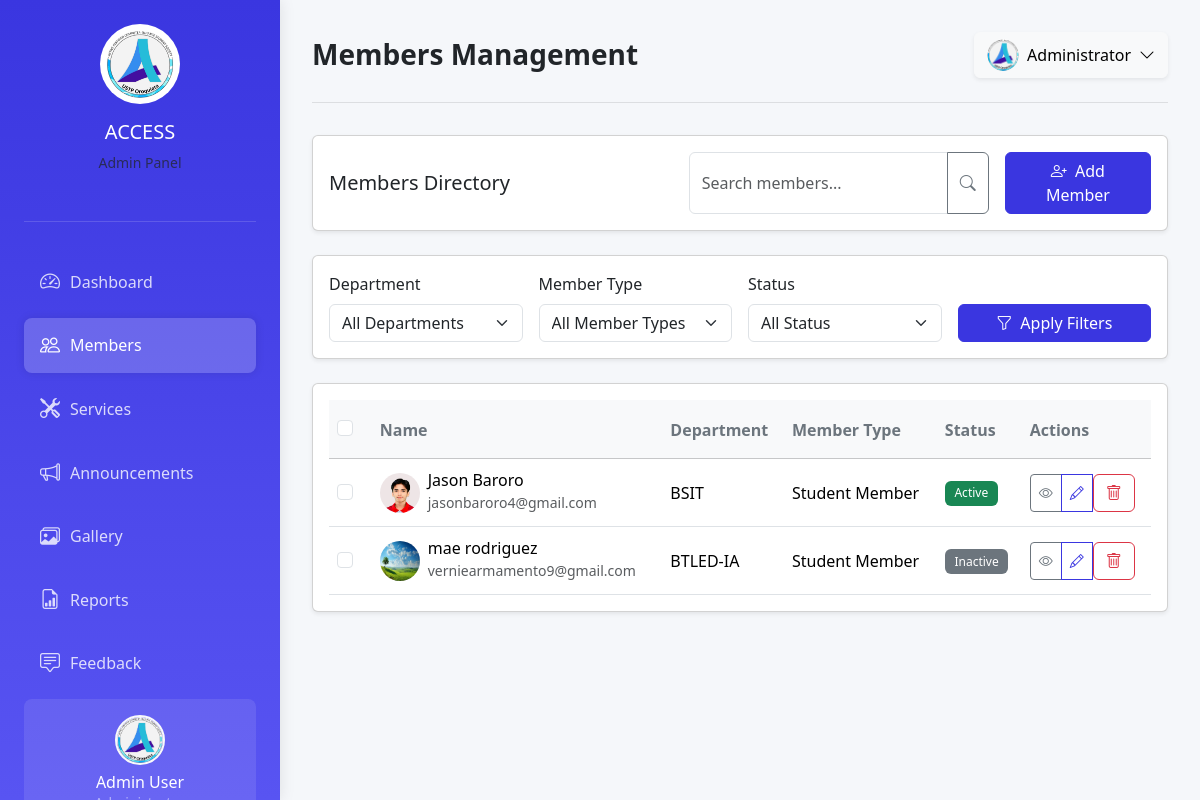
Page /mae-admin-part/members.php (signed in) on the committed database.
### tables this page shows
CREATE TABLE `members` (
  `id` int(11) NOT NULL,
  `name` varchar(255) NOT NULL,
  `email` varchar(255) NOT NULL,
  `department` varchar(50) NOT NULL,
  `member_type` varchar(50) NOT NULL,
  `status` varchar(20) NOT NULL DEFAULT 'Active',
  `profile_image` varchar(255) DEFAULT NULL,
  `created_at` timestamp NOT NULL DEFAULT current_timestamp(),
  `updated_at` timestamp NOT NULL DEFAULT current_timestamp() ON UPDATE current_timestamp()
);

### mae-admin-part/members.php (the view, shortened to what this page needs)
<?php
require_once 'config.php';
$where_conditions = [];
$params = [];
$where_clause = !empty($where_conditions) ? "WHERE " . implode(" AND ", $where_conditions) : "";
try {
    $stmt = $pdo->prepare("SELECT * FROM members $where_clause ORDER BY name ASC");
    $stmt->execute($params);
    $members = $stmt->fetchAll();
} catch(PDOException $e) {
    $_SESSION['error'] = "Error fetching members: " . $e->getMessage();
    $members = [];
}
?>
<!DOCTYPE html>
<html lang="en">
<head>
  <link href="https://cdn.jsdelivr.net/npm/bootstrap@5.3.2/dist/css/bootstrap.min.css" rel="stylesheet">
  <link rel="stylesheet" href="https://cdn.jsdelivr.net/npm/bootstrap-icons@1.11.1/font/bootstrap-icons.css">
  <link rel="stylesheet" href="styles.css">
</head>
<body>
  <aside class="sidebar">
    <div class="logo-container">
      <img src="ACCESS.jpg" alt="ACCESS Organization Logo" class="logo">
      <h5 class="mt-3 text-white">ACCESS</h5>
      <p class="text-muted small">Admin Panel</p>
    </div>
    <nav class="nav flex-column mb-auto">
      <a href="index.php" class="nav-link">
        <i class="bi bi-speedometer2"></i> <span>Dashboard</span>
      </a>
      <a href="members.php" class="nav-link active">
        <i class="bi bi-people"></i> <span>Members</span>
      </a>
      <a href="services.php" class="nav-link ">
        <i class="bi bi-tools"></i> <span>Services</span>
      </a>
      <a href="announcements.php" class="nav-link">
        <i class="bi bi-megaphone"></i> <span>Announcements</span>
      </a>
      <a href="gallery.php" class="nav-link">
        <i class="bi bi-images"></i> <span>Gallery</span>
      </a>
      <a href="reports.php" class="nav-link">
        <i class="bi bi-file-earmark-bar-graph"></i> <span>Reports</span>
      </a>
      <a href="feedback.php" class="nav-link">
        <i class="bi bi-chat-square-text"></i> <span>Feedback</span>
      </a>
    </nav>
    <div class="user-container">
      <img src="ACCESS.jpg" alt="Admin User" class="user-image">
      <h6 class="mb-0 text-white">Admin User</h6>
      <small class="text-white-50">Administrator</small>
    </div>
  </aside>
  <main class="main-content">
    <header class="page-header d-flex justify-content-between align-items-center">
      <h1 class="h3 mb-0">Members Management</h1>
      <div class="dropdown">
                <button class="btn btn-light d-flex align-items-center shadow-sm" type="button" data-bs-toggle="dropdown" aria-expanded="false">
                    <img src="ACCESS.jpg" alt="Admin" class="rounded-circle me-2" width="32" height="32">
                    <span>Administrator</span>
                    <i class="bi bi-chevron-down ms-2"></i>
                </button>
            </div>
    </header>
    <div class="container-fluid px-0">
      <div class="row mb-4">
        <div class="col-12">
          <div class="card shadow-sm">
            <div class="card-body d-flex justify-content-between align-items-center">
              <h5 class="card-title mb-0">Members Directory</h5>
              <div class="d-flex">
                <form class="input-group me-3" style="max-width: 300px;" method="GET">
                  <input type="text" class="form-control" name="search" placeholder="Search members...">
                  <button class="btn btn-outline-secondary" type="submit">
                    <i class="bi bi-search"></i>
                  </button>
                </form>
                <button class="btn btn-primary" data-bs-toggle="modal" data-bs-target="#addMemberModal">
                  <i class="bi bi-person-plus me-1"></i> Add Member
                </button>
              </div>
            </div>
          </div>
        </div>
      </div>
      <div class="row mb-4">
        <div class="col-12">
          <div class="card shadow-sm">
            <div class="card-body">
              <form method="GET" class="row g-3">
                <div class="col-md-3">
                  <label for="department" class="form-label">Department</label>
                  <select class="form-select" id="department" name="department">
                    <option value="">All Departments</option>
                  </select>
                </div>
                <div class="col-md-3">
                  <label for="memberType" class="form-label">Member Type</label>
                  <select class="form-select" id="memberType" name="memberType">
                    <option value="">All Member Types</option>
                  </select>
                </div>
                <div class="col-md-3">
                  <label for="status" class="form-label">Status</label>
                  <select class="form-select" id="status" name="status">
                    <option value="">All Status</option>
                  </select>
                </div>
                <div class="col-md-3 d-flex align-items-end">
                  <button type="submit" class="btn btn-primary w-100">
                    <i class="bi bi-funnel me-1"></i> Apply Filters
                  </button>
                </div>
              </form>
            </div>
          </div>
        </div>
      </div>
      <div class="row">
        <div class="col-12">
          <div class="card shadow-sm">
            <div class="card-body">
              <div class="table-responsive">
                <table class="table table-hover align-middle">
                  <thead class="table-light">
                    <tr>
                      <th scope="col">
                        <div class="form-check">
                          <input class="form-check-input" type="checkbox" id="selectAll">
                        </div>
                      </th>
                      <th scope="col">Name</th>
                      <th scope="col">Department</th>
                      <th scope="col">Member Type</th>
                      <th scope="col">Status</th>
                      <th scope="col">Actions</th>
                    </tr>
                  </thead>
                  <tbody>
                    <?php foreach ($members as $member): ?>
                    <tr>
                      <td>
                        <div class="form-check">
                          <input class="form-check-input" type="checkbox" value="<?php echo $member['id']; ?>">
                        </div>
                      </td>
                      <td>
                        <div class="d-flex align-items-center">
                          <img src="<?php echo !empty($member['profile_image']) ? $member['profile_image'] : 'ACCESS.jpg'; ?>"
                               alt="<?php echo htmlspecialchars($member['name']); ?>"
                               class="rounded-circle me-2" width="40" height="40">
                          <div>
                            <h6 class="mb-0"><?php echo htmlspecialchars($member['name']); ?></h6>
                            <small class="text-muted"><?php echo htmlspecialchars($member['email']); ?></small>
                          </div>
                        </div>
                      </td>
                      <td><?php echo htmlspecialchars($member['department']); ?></td>
                      <td><?php echo htmlspecialchars($member['member_type']); ?></td>
                      <td>
                        <span class="badge bg-<?php
                          echo match($member['status']) {
                            'Active' => 'success',
                            'Inactive' => 'secondary',
                            'Pending' => 'warning',
                            'Suspended' => 'danger',
                            default => 'secondary'
                          };
                        ?>">
                          <?php echo htmlspecialchars($member['status']); ?>
                        </span>
                      </td>
                      <td>
                        <div class="btn-group btn-group-sm">
                          <button class="btn btn-outline-secondary" title="View Details"
                                  onclick="viewMember(<?php echo $member['id']; ?>)">
                            <i class="bi bi-eye"></i>
                          </button>
                          <button class="btn btn-outline-primary" title="Edit Member"
                                  onclick="editMember(<?php echo $member['id']; ?>)">
                            <i class="bi bi-pencil"></i>
                          </button>
                          <form method="POST" class="d-inline" onsubmit="return confirm('Are you sure you want to delete this member?');">
                            <button type="submit" name="delete_member" class="btn btn-outline-danger" title="Delete Member">
                              <i class="bi bi-trash"></i>
                            </button>
                          </form>
                        </div>
                      </td>
                    </tr>
                    <?php endforeach; ?>
                  </tbody>
                </table>
              </div>
            </div>
          </div>
        </div>
      </div>
    </div>
  </main>
</body>
</html>

### mae-admin-part/styles.css (style rules this page uses)
:root { --primary: #3a36e0; --secondary: #6c757d; --success: #28a745; --warning: #ffc107; --danger: #dc3545; --info: #17a2b8; --light: #f8f9fa; --dark: #212529; --sidebar-width: 280px; --header-height: 70px; --body-bg: #f5f7fa; }
body { background-color: var(--body-bg); font-family: 'Segoe UI', Tahoma, Geneva, Verdana, sans-serif; overflow-x: hidden; }
.sidebar { width: var(--sidebar-width); height: 100vh; position: fixed; left: 0; top: 0; background: linear-gradient(180deg, #3a36e0 0%, #5854f2 100%); color: white; padding: 1.5rem; z-index: 1000; box-shadow: 0 0 15px rgba(0, 0, 0, 0.1); transition: all 0.3s ease; overflow-y: auto; scrollbar-width: thin; }
.sidebar .logo-container { display: flex; flex-direction: column; align-items: center; padding-bottom: 2rem; margin-bottom: 2rem; border-bottom: 1px solid rgba(255, 255, 255, 0.15); }
.sidebar .logo { height: 80px; width: 80px; object-fit: cover; border-radius: 50%; border: 3px solid rgba(255, 255, 255, 0.2); padding: 3px; background-color: white; }
.sidebar .nav-link { color: rgba(255, 255, 255, 0.8); padding: 0.8rem 1rem; font-weight: 500; border-radius: 8px; transition: all 0.2s ease; margin-bottom: 0.5rem; display: flex; align-items: center; }
.sidebar .nav-link.active { background-color: rgba(255, 255, 255, 0.2); color: white; box-shadow: 0 0 10px rgba(0, 0, 0, 0.1); }
.sidebar .nav-link i { margin-right: 10px; font-size: 1.25rem; }
.sidebar .user-container { margin-top: auto; padding: 1rem; background-color: rgba(255, 255, 255, 0.1); border-radius: 8px; display: flex; flex-direction: column; align-items: center; }
.sidebar .user-image { width: 50px; height: 50px; border-radius: 50%; object-fit: cover; margin-bottom: 0.5rem; border: 2px solid var(--light); }
.main-content { margin-left: var(--sidebar-width); padding: 2rem; min-height: 100vh; transition: all 0.3s ease; }
.page-header { padding-bottom: 1.5rem; margin-bottom: 2rem; border-bottom: 1px solid rgba(0, 0, 0, 0.1); }
.page-header h1 { font-weight: 700; color: var(--dark); }
.table { margin-bottom: 0; }
.table th { border-top: none; font-weight: 600; color: var(--secondary); padding-top: 1rem; padding-bottom: 1rem; }
.table td { vertical-align: middle; padding-top: 0.75rem; padding-bottom: 0.75rem; }
.btn-primary { background-color: var(--primary); border-color: var(--primary); }
.btn-outline-primary { color: var(--primary); border-color: var(--primary); }
.badge { padding: 0.4rem 0.6rem; font-weight: 500; }

### rows in the picture
members: profile_image (picture), name "Jason Baroro", email "jasonbaroro4@gmail.com", department "BSIT", member_type "Student Member", status "Active"
members: profile_image (picture), name "mae rodriguez", email "verniearmamento9@gmail.com", department "BTLED-IA", member_type "Student Member", status "Inactive"
